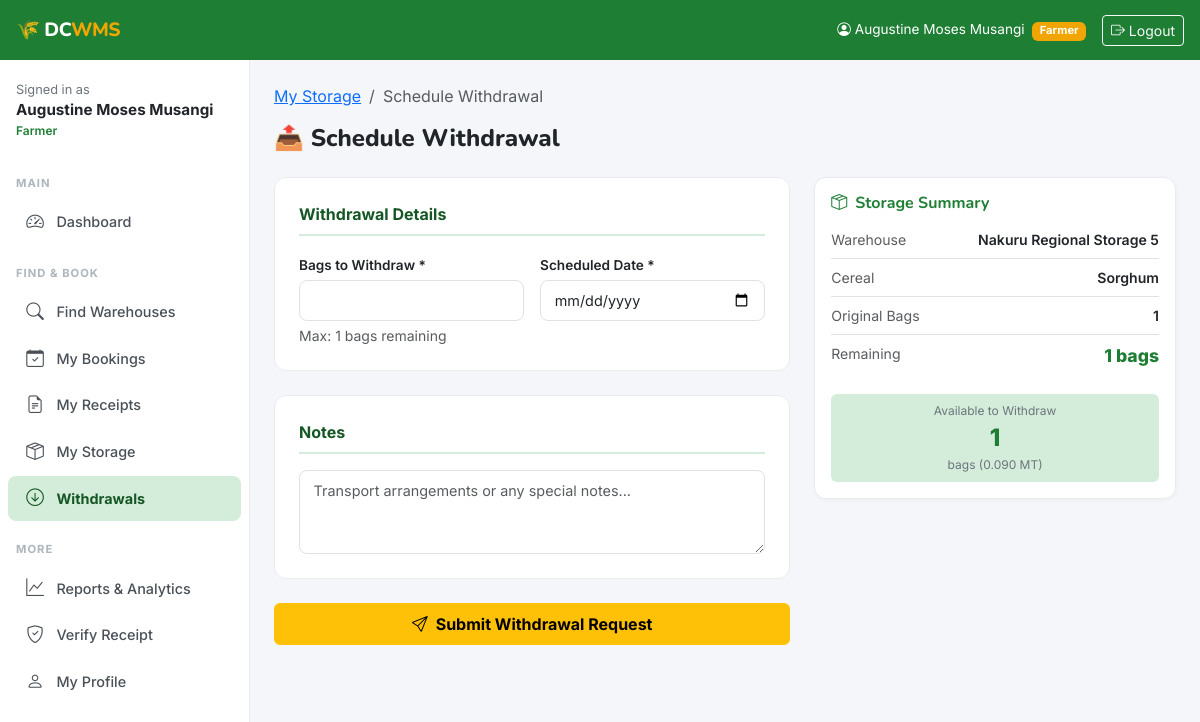
The app's page /withdrawals/schedule/39/ (signed in) with its own data.
### accounts/models.py (models this page shows, shortened)
class User(AbstractUser):
    ROLE_FARMER = 'farmer'
    ROLE_OPERATOR = 'operator'
    ROLE_ADMIN = 'admin'
    ROLE_CHOICES = [
        (ROLE_FARMER, 'Farmer'),
        (ROLE_OPERATOR, 'Warehouse Operator'),
        (ROLE_ADMIN, 'Admin'),
    ]
    role = models.CharField(max_length=20, choices=ROLE_CHOICES, default=ROLE_FARMER)
    phone_number = models.CharField(max_length=15, blank=True)
    national_id = models.CharField(max_length=20, blank=True, unique=True, null=True)
    county = models.CharField(max_length=100, blank=True)
    sub_county = models.CharField(max_length=100, blank=True)
    village = models.CharField(max_length=100, blank=True)
    profile_photo = models.ImageField(upload_to='profiles/', blank=True, null=True)
    is_verified = models.BooleanField(default=False)
    created_at = models.DateTimeField(auto_now_add=True)
    updated_at = models.DateTimeField(auto_now=True)
    class Meta:
        verbose_name = 'User'
        verbose_name_plural = 'Users'
    @property
    def is_farmer(self):
        return self.role == self.ROLE_FARMER
    @property
    def is_operator(self):
        return self.role == self.ROLE_OPERATOR
    @property
    def is_admin_user(self):
        return self.role == self.ROLE_ADMIN or self.is_superuser

### inventory/models.py (models this page shows, shortened)
class InventoryRecord(models.Model):
    STATUS_CHOICES = [
        ('stored', 'In Storage'),
        ('partial_withdrawn', 'Partially Withdrawn'),
        ('fully_withdrawn', 'Fully Withdrawn'),
        ('spoiled', 'Spoiled/Condemned'),
    ]
    warehouse = models.ForeignKey('warehouses.Warehouse', on_delete=models.CASCADE, related_name='inventory')
    farmer = models.ForeignKey(settings.AUTH_USER_MODEL, on_delete=models.CASCADE, related_name='inventory')
    booking = models.OneToOneField('bookings.Booking', on_delete=models.CASCADE, related_name='inventory_record', null=True, blank=True)
    cereal_type = models.CharField(max_length=30)
    quantity_bags = models.IntegerField()
    quantity_mt = models.DecimalField(max_digits=8, decimal_places=3)
    remaining_bags = models.IntegerField()
    remaining_mt = models.DecimalField(max_digits=8, decimal_places=3)
    status = models.CharField(max_length=30, choices=STATUS_CHOICES, default='stored')
    date_stored = models.DateField(auto_now_add=True)
    last_updated = models.DateTimeField(auto_now=True)
    notes = models.TextField(blank=True)
    class Meta:
        ordering = ['-date_stored']

### warehouses/models.py (models this page shows, shortened)
class Warehouse(models.Model):
    operator = models.ForeignKey(
        settings.AUTH_USER_MODEL,
        on_delete=models.CASCADE,
        related_name='warehouses',
        limit_choices_to={'role': 'operator'}
    )
    name = models.CharField(max_length=200)
    registration_number = models.CharField(max_length=50, unique=True, blank=True)
    county = models.CharField(max_length=100, choices=COUNTY_CHOICES)
    sub_county = models.CharField(max_length=100)
    village = models.CharField(max_length=100, blank=True)
    physical_address = models.TextField()
    latitude = models.DecimalField(max_digits=9, decimal_places=6, null=True, blank=True)
    longitude = models.DecimalField(max_digits=9, decimal_places=6, null=True, blank=True)
    total_capacity_mt = models.DecimalField(
        max_digits=10, decimal_places=2,
        validators=[MinValueValidator(0.01)],
        help_text="Total capacity in metric tonnes"
    )
    available_capacity_mt = models.DecimalField(
        max_digits=10, decimal_places=2,
        validators=[MinValueValidator(0)],
        help_text="Currently available capacity in metric tonnes"
    )
    storage_type = models.CharField(max_length=20, choices=STORAGE_TYPE_CHOICES, default='bagged')
    certification_status = models.CharField(max_length=20, choices=CERTIFICATION_CHOICES, default='wrsc')
    certification_expiry = models.DateField(null=True, blank=True)
    has_pest_control = models.BooleanField(default=True)
    has_moisture_control = models.BooleanField(default=False)
    has_security = models.BooleanField(default=True)
    has_fumigation = models.BooleanField(default=False)
    accepts_wrs = models.BooleanField(default=True, verbose_name="Accepts WRS Receipts")
    contact_phone = models.CharField(max_length=15)
    contact_email = models.EmailField(blank=True)
    storage_fee_per_bag_month = models.DecimalField(
        max_digits=8, decimal_places=2, default=50.00,
        help_text="KES per 90kg bag per month"
    )
    is_active = models.BooleanField(default=True)
    created_at = models.DateTimeField(auto_now_add=True)
    updated_at = models.DateTimeField(auto_now=True)
    class Meta:
        ordering = ['-created_at']
        verbose_name = 'Warehouse'
        verbose_name_plural = 'Warehouses'

### withdrawals/views.py (the view, shortened to what this page needs)
# urls.py: path('schedule/<int:inventory_pk>/', views.schedule_withdrawal, name='schedule'),
@login_required
def schedule_withdrawal(request, inventory_pk):
    if not request.user.is_farmer:
        messages.error(request, "Only farmers can schedule withdrawals.")
        return redirect('dashboard:home')
    record = get_object_or_404(InventoryRecord, pk=inventory_pk, farmer=request.user)
    if record.remaining_bags <= 0:
        messages.error(request, "No remaining bags to withdraw.")
        return redirect('inventory:detail', pk=inventory_pk)
    form = WithdrawalForm(request.POST or None, inventory_record=record)
    return render(request, 'withdrawals/schedule.html', {
        'form': form, 'record': record
    })

### withdrawals/forms.py (shortened to what this page needs)
class WithdrawalForm(forms.ModelForm):
    class Meta:
        model = Withdrawal
        fields = ['bags_to_withdraw', 'scheduled_date', 'farmer_notes']
        widgets = {
            'scheduled_date': forms.DateInput(attrs={'type': 'date'}),
            'farmer_notes': forms.Textarea(attrs={'rows': 3}),
        }
    def __init__(self, *args, inventory_record=None, **kwargs):
        super().__init__(*args, **kwargs)
        self.inventory_record = inventory_record
        if inventory_record:
            self.fields['bags_to_withdraw'].widget.attrs['max'] = inventory_record.remaining_bags
            self.fields['bags_to_withdraw'].help_text = f"Max: {inventory_record.remaining_bags} bags remaining"

### templates/withdrawals/schedule.html (shortened to what this page needs)
{% extends 'base.html' %}
{% block content %}
<div class="mb-4">
  <nav aria-label="breadcrumb"><ol class="breadcrumb">
    <li class="breadcrumb-item"><a href="{% url 'inventory:list' %}">My Storage</a></li>
    <li class="breadcrumb-item active">Schedule Withdrawal</li>
  </ol></nav>
  <h4 style="font-family:'Nunito',sans-serif;font-weight:800;">📤 Schedule Withdrawal</h4>
</div>
<div class="row g-4">
  <div class="col-md-7">
    <form method="post">
      <div class="form-section">
        <div class="form-section-title">Withdrawal Details</div>
        <div class="row g-3">
          <div class="col-6">
            <label class="form-label">Bags to Withdraw *</label>
            <input type="number" name="bags_to_withdraw"
              class="form-control {% if form.bags_to_withdraw.errors %}is-invalid{% endif %}"
              min="1" max="{{ record.remaining_bags }}"
              value="{{ form.bags_to_withdraw.value|default:'' }}" id="withdrawBags">
            <div class="form-text">Max: {{ record.remaining_bags }} bags remaining</div>
          </div>
          <div class="col-6">
            <label class="form-label">Scheduled Date *</label>
            <input type="date" name="scheduled_date"
              class="form-control {% if form.scheduled_date.errors %}is-invalid{% endif %}"
              value="{{ form.scheduled_date.value|default:'' }}" min="{{ today }}">
          </div>
        </div>
      </div>
      <div class="form-section">
        <div class="form-section-title">Notes</div>
        <textarea name="farmer_notes" class="form-control" rows="3"
          placeholder="Transport arrangements or any special notes...">{{ form.farmer_notes.value|default:'' }}</textarea>
      </div>
      <button type="submit" class="btn btn-warning w-100 py-2" style="font-weight:700;">
        <i class="bi bi-send me-2"></i>Submit Withdrawal Request
      </button>
    </form>
  </div>
  <div class="col-md-5">
    <div class="card" style="position:sticky;top:80px;">
      <div class="card-body">
        <h6 style="font-weight:700;color:#1e7e34;"><i class="bi bi-box-seam me-2"></i>Storage Summary</h6>
        <div style="font-size:.88rem;">
          <div class="d-flex justify-content-between py-2 border-bottom"><span class="text-muted">Warehouse</span><span class="fw-semibold">{{ record.warehouse.name }}</span></div>
          <div class="d-flex justify-content-between py-2 border-bottom"><span class="text-muted">Cereal</span><span class="fw-semibold text-capitalize">{{ record.cereal_type }}</span></div>
          <div class="d-flex justify-content-between py-2 border-bottom"><span class="text-muted">Original Bags</span><span class="fw-semibold">{{ record.quantity_bags }}</span></div>
          <div class="d-flex justify-content-between py-2"><span class="text-muted">Remaining</span>
            <span style="font-weight:800;color:#1e7e34;font-size:1.1rem;">{{ record.remaining_bags }} bags</span></div>
        </div>
        <div class="mt-3 p-2 rounded text-center" style="background:#d4edda;">
          <div style="font-size:.75rem;color:#6c757d;">Available to Withdraw</div>
          <div style="font-size:1.5rem;font-weight:800;color:#1e7e34;">{{ record.remaining_bags }}</div>
          <div style="font-size:.75rem;color:#6c757d;">bags ({{ record.remaining_mt }} MT)</div>
        </div>
      </div>
    </div>
  </div>
</div>
{% endblock %}

### templates/base.html (shortened to what this page needs)
<!DOCTYPE html>
<html lang="en">
<head>
  <link href="https://cdn.jsdelivr.net/npm/bootstrap@5.3.0/dist/css/bootstrap.min.css" rel="stylesheet">
  <link href="https://cdn.jsdelivr.net/npm/bootstrap-icons@1.11.0/font/bootstrap-icons.css" rel="stylesheet">
</head>
<body>
<div class="topbar">
  <a href="{% url 'dashboard:home' %}" class="brand">🌾 DC<span>WMS</span></a>
  <div class="topbar-right">
    {% if user.is_authenticated %}
      <span class="d-none d-md-inline" style="font-size:.85rem;">
        <i class="bi bi-person-circle me-1"></i>{{ user.get_full_name|default:user.username }}
        <span class="badge ms-1" style="background:var(--amber);font-size:.7rem;">{{ user.get_role_display }}</span>
      </span>
      <a href="{% url 'accounts:logout' %}" class="btn btn-sm btn-outline-light">
        <i class="bi bi-box-arrow-right"></i> <span class="d-none d-md-inline">Logout</span>
      </a>
    {% else %}
      <a href="{% url 'accounts:login' %}" class="btn btn-sm btn-outline-light">Login</a>
    {% endif %}
  </div>
</div>
{% if user.is_authenticated %}
<nav class="sidebar" id="sidebar">
  <div class="p-3 mt-1">
    <div style="font-size:.8rem;color:#6c757d;">Signed in as</div>
    <div style="font-weight:700;font-size:.95rem;">{{ user.get_full_name|default:user.username }}</div>
    <div style="font-size:.75rem;color:var(--green-primary);font-weight:600;">{{ user.get_role_display }}</div>
  </div>
  <div class="nav-label">Main</div>
  <a href="{% url 'dashboard:home' %}" class="nav-link {% if request.resolver_match.namespace == 'dashboard' %}active{% endif %}">
    <i class="bi bi-speedometer2"></i> Dashboard
  </a>
  {% if user.is_farmer or user.is_admin_user %}
  <div class="nav-label">Find & Book</div>
  <a href="{% url 'warehouses:finder' %}" class="nav-link {% if request.resolver_match.namespace == 'warehouses' and 'finder' in request.path %}active{% endif %}">
    <i class="bi bi-search"></i> Find Warehouses
  </a>
  <a href="{% url 'bookings:list' %}" class="nav-link {% if request.resolver_match.namespace == 'bookings' %}active{% endif %}">
    <i class="bi bi-calendar-check"></i> My Bookings
  </a>
  <a href="{% url 'receipts:list' %}" class="nav-link {% if request.resolver_match.namespace == 'receipts' %}active{% endif %}">
    <i class="bi bi-file-earmark-text"></i> My Receipts
  </a>
  <a href="{% url 'inventory:list' %}" class="nav-link {% if request.resolver_match.namespace == 'inventory' %}active{% endif %}">
    <i class="bi bi-box-seam"></i> My Storage
  </a>
  <a href="{% url 'withdrawals:list' %}" class="nav-link {% if request.resolver_match.namespace == 'withdrawals' %}active{% endif %}">
    <i class="bi bi-arrow-down-circle"></i> Withdrawals
  </a>
  {% endif %}
  <div class="nav-label">More</div>
  <a href="{% url 'reports:home' %}" class="nav-link {% if request.resolver_match.namespace == 'reports' %}active{% endif %}">
    <i class="bi bi-graph-up"></i> Reports & Analytics
  </a>
  <a href="{% url 'receipts:verify' %}" class="nav-link">
    <i class="bi bi-shield-check"></i> Verify Receipt
  </a>
  <a href="{% url 'accounts:profile' %}" class="nav-link">
    <i class="bi bi-person"></i> My Profile
  </a>
</nav>
{% endif %}
<main class="main-content {% if not user.is_authenticated %}ms-0{% endif %}">
  {% block content %}{% endblock %}
</main>
</body>
</html>

### templates/base.html (style rules this page uses)
:root { --green-primary: #1e7e34; --green-dark: #155724; --green-light: #d4edda; --amber: #f0a500; --amber-light: #fff3cd; --sidebar-w: 250px; --topbar-h: 60px; }
body { font-family: 'Inter', sans-serif; background: #f4f6f9; }
h1,h2,h3,h4,h5,h6,.brand { font-family: 'Nunito', sans-serif; }
.topbar { position: fixed; top: 0; left: 0; right: 0; height: var(--topbar-h); background: var(--green-primary); color: #fff; z-index: 1040; display: flex; align-items: center; padding: 0 1rem; gap: .75rem; }
.topbar .brand { font-weight: 800; font-size: 1.2rem; letter-spacing: -.5px; color: #fff; text-decoration: none; }
.topbar .brand span { color: var(--amber); }
.topbar-right { margin-left: auto; display: flex; align-items: center; gap: 1rem; }
.sidebar { position: fixed; top: var(--topbar-h); left: 0; bottom: 0; width: var(--sidebar-w); background: #fff; border-right: 1px solid #e9ecef; overflow-y: auto; z-index: 1030; transition: transform .3s ease; }
.sidebar .nav-label { font-size: .7rem; font-weight: 700; color: #adb5bd; text-transform: uppercase; letter-spacing: 1px; padding: 1.2rem 1rem .4rem; }
.sidebar .nav-link { color: #495057; padding: .6rem 1rem; display: flex; align-items: center; gap: .65rem; border-radius: 8px; margin: 1px 8px; font-size: .9rem; font-weight: 500; }
.sidebar .nav-link:hover, .sidebar .nav-link.active { background: var(--green-light); color: var(--green-dark); font-weight: 700; }
.sidebar .nav-link i { font-size: 1.1rem; width: 22px; text-align: center; }
.main-content { margin-left: var(--sidebar-w); padding-top: calc(var(--topbar-h) + 1.5rem); padding-right: 1.5rem; padding-left: 1.5rem; padding-bottom: 2rem; min-height: 100vh; }
.card { border: 1px solid #e9ecef; border-radius: 12px; box-shadow: 0 1px 4px rgba(0,0,0,.04); }
.form-control, .form-select { border-radius: 8px; border: 1px solid #dee2e6; padding: .55rem .85rem; font-size: .9rem; }
.form-label { font-weight: 600; font-size: .85rem; margin-bottom: .3rem; }
.form-section { background: #fff; border-radius: 12px; padding: 1.5rem; border: 1px solid #e9ecef; margin-bottom: 1.5rem; }
.form-section-title { font-size: 1rem; font-weight: 700; color: var(--green-dark); margin-bottom: 1rem; padding-bottom: .5rem; border-bottom: 2px solid var(--green-light); }

### records on screen
User: get_full_name "Augustine Moses Musangi", role "Farmer"
InventoryRecord: remaining_bags "1", warehouse.name "Nakuru Regional Storage 5", cereal_type "Sorghum", quantity_bags "1", remaining_mt "0.090"
